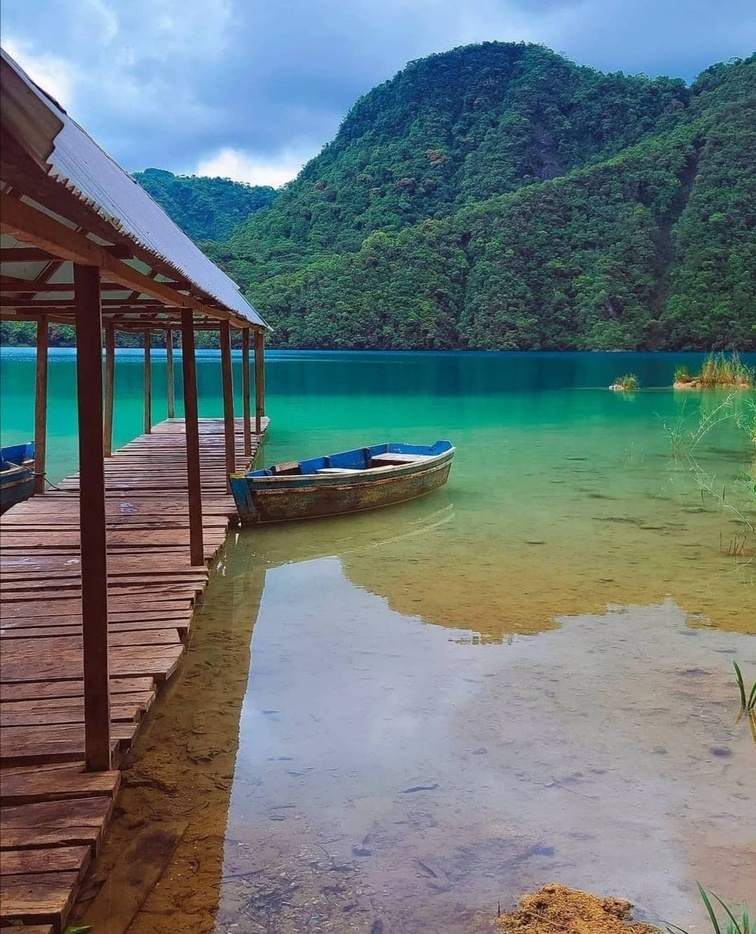
#> input picture Lab2/laguna.jpeg, 756 x 934 px, shrunk from 1080 x 1335 before the run
$ jupyter execute 'Lab 2.ipynb'   (older library calls are emulated)
#> lines starting #> are read from the running program, lines starting #| are printed output that depends on the picture; after the words box and inside, x2 and y2 are one past the last pixel; in counts of white or black regions, pixels touching at a corner belong together
#> further down, image is the input picture: shape (934, 756, 3); mean R, G, B 103.1, 117.2, 119.5
Nombre: Pablo César Méndez Rodas
Carnet: 22006487
Text Mining & Image Recognition, sección L
PAPD - Tercer trimestre 2023

# LABORATORIO #2

[cell 1]
import cv2
import numpy as np
import pandas as pd
import matplotlib.pyplot as plt
from mpl_toolkits.mplot3d import Axes3D

## Problema 1

[cell 2]
def plot_grayscale_image_3d(image):
    # Dimension de imagenes
    height, width = image.shape
#> height = 934; width = 756

    # Coordenadas x y y
    x = np.arange(0, width)
#> x = 756 values from 0 to 755
    y = np.arange(0, height)
#> y = 934 values from 0 to 933
    X, Y = np.meshgrid(x, y)

    # Aplanamos la imagen y creamos el eje Z
    Z = image.flatten()

    # Creamos la figura 3D
    fig = plt.figure()
    ax = fig.add_subplot(111, projection='3d')
    ax.plot_surface(X, Y, image, cmap='gray')
    ax.set_xlabel('X')
    ax.set_ylabel('Y')
    ax.set_zlabel('Intensity')
    plt.show()
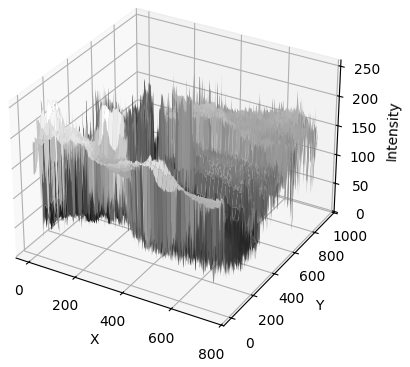
#> figure drawn by matplotlib, 1 panel

#Cargamos la imagen
image = plt.imread('laguna.jpeg')
#Convertimos a escala de grises
gray_image = np.mean(image, axis=2)
#Plotemos en 3D
plot_grayscale_image_3d(gray_image)

## Problema 2

[cell 3]
# Transformacion negativa
def negative_transform(image):
    max_value = np.max(image)
#> max_value = 255
    negative_image = max_value - image
    return negative_image

# Transformacion lineal
def linear_transform(image, slope, intercept):
    linear_image = slope * image + intercept
    return linear_image

# Transformacion logaritmica
def logarithmic_transform(image, c):
#> called with c = 1
    logarithmic_image = c * np.log(1 + image)
    return logarithmic_image

# Transformacion exponencial
def exponential_transform(image, c):
#> called with c = 1
    exponential_image = c * np.exp(image)
    return exponential_image


image = plt.imread('laguna.jpeg')
gray_image = np.mean(image, axis=2)

# Aplicamos transformaciones
negative_image = negative_transform(gray_image)
linear_image = linear_transform(gray_image, slope=1, intercept=0)
logarithmic_image = logarithmic_transform(gray_image, c=1)
exponential_image = exponential_transform(gray_image, c=1)

# Ploteamos
plt.subplot(2, 3, 1), plt.imshow(image), plt.title('Original')
plt.subplot(2, 3, 2), plt.imshow(gray_image, cmap='gray'), plt.title('Original gris')
plt.subplot(2, 3, 3), plt.imshow(negative_image, cmap='gray'), plt.title('Negativa')
plt.subplot(2, 3, 4), plt.imshow(linear_image, cmap='gray'), plt.title('Lineal')
plt.subplot(2, 3, 5), plt.imshow(logarithmic_image, cmap='gray'), plt.title('Logaritmica')
plt.subplot(2, 3, 6), plt.imshow(exponential_image, cmap='gray'), plt.title('Exponencial')
plt.tight_layout()
plt.show()
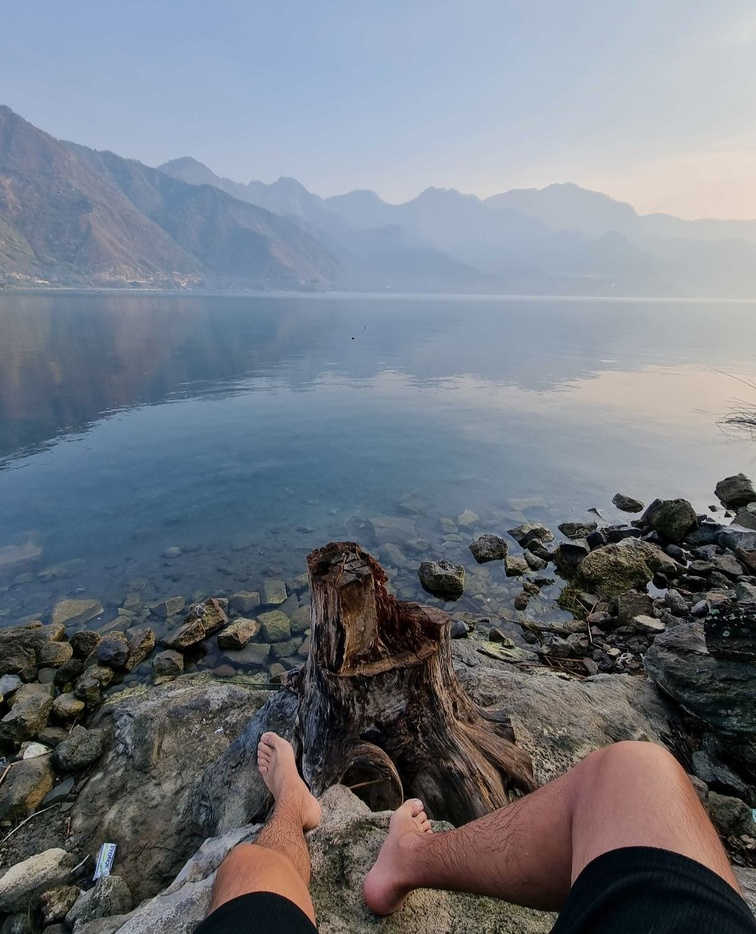
#> input picture Lab2/lago.jpg, 756 x 934 px, shrunk from 1080 x 1335 before the run
#> further down, image2 is the input picture: shape (934, 756, 3); mean B, G, R 129.6, 120.5, 114.7

## Problema 3

[cell 4]
def operaciones(image1, image2):
    # Escala de grises
    gray_image1 = cv2.cvtColor(image1, cv2.COLOR_BGR2GRAY)
    gray_image2 = cv2.cvtColor(image2, cv2.COLOR_BGR2GRAY)

    # Binarizando las imagenes
    _, binarized_image1 = cv2.threshold(gray_image1, 128, 255, cv2.THRESH_BINARY)
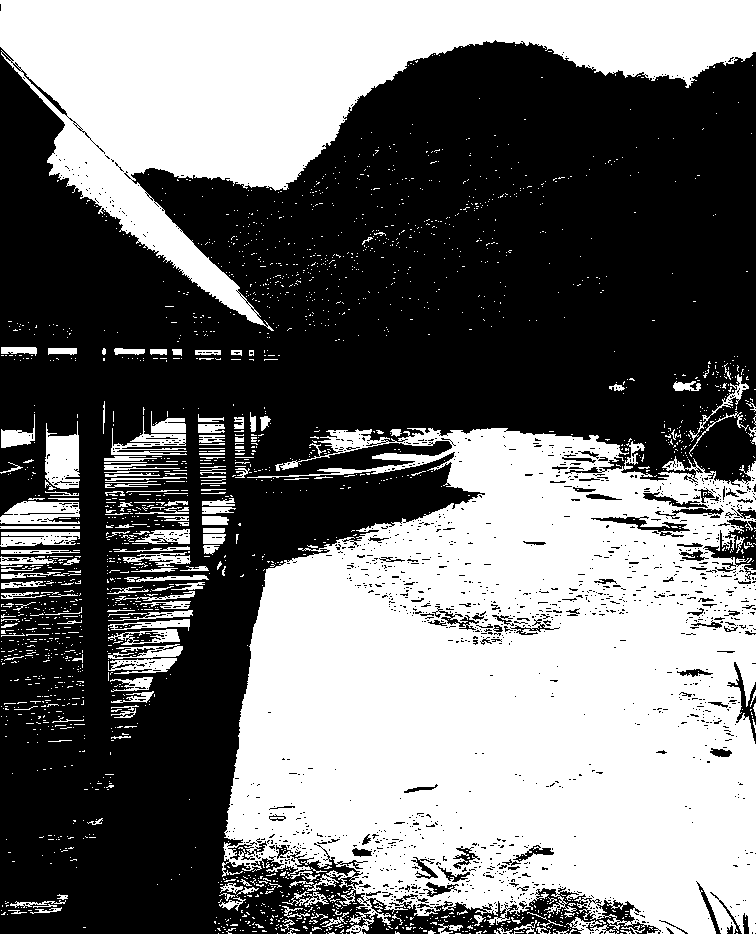
#> binarized_image1: shape (934, 756); 45.3% white; 2141 white regions (1945 under 20 px), largest, box (x1, y1, x2, y2) and area: (222, 428, 756, 934) 203795, (0, 0, 756, 331) 87968, (45, 421, 80, 489) 1654
    _, binarized_image2 = cv2.threshold(gray_image2, 128, 255, cv2.THRESH_BINARY)
#> binarized_image2: shape (934, 756); 48.2% white; 2301 white regions (2188 under 20 px), largest, box (x1, y1, x2, y2) and area: (0, 0, 756, 540) 304062, (235, 732, 434, 927) 8123, (601, 737, 738, 892) 8113

    # Operaciones
    result_sum = cv2.add(binarized_image1, binarized_image2)
#> result_sum: shape (934, 756); 75.2% white; 1846 black regions (1726 under 20 px), largest, box (x1, y1, x2, y2) and area: (0, 290, 485, 934) 145800, (0, 106, 101, 276) 7114, (444, 887, 661, 934) 3724
    result_subtract = cv2.subtract(binarized_image1, binarized_image2)
#> result_subtract: shape (934, 756); 27% white; 1796 white regions (1589 under 20 px), largest, box (x1, y1, x2, y2) and area: (224, 448, 756, 934) 160703, (45, 421, 80, 489) 1562, (275, 429, 435, 471) 1353
    result_and = cv2.bitwise_and(binarized_image1, binarized_image2)
#> result_and: shape (934, 756); 18.3% white; 2527 white regions (2424 under 20 px), largest, box (x1, y1, x2, y2) and area: (0, 0, 756, 313) 86890, (422, 428, 736, 540) 14035, (601, 737, 738, 892) 8087
    result_or = cv2.bitwise_or(binarized_image1, binarized_image2)
    result_xor = cv2.bitwise_xor(binarized_image1, binarized_image2)
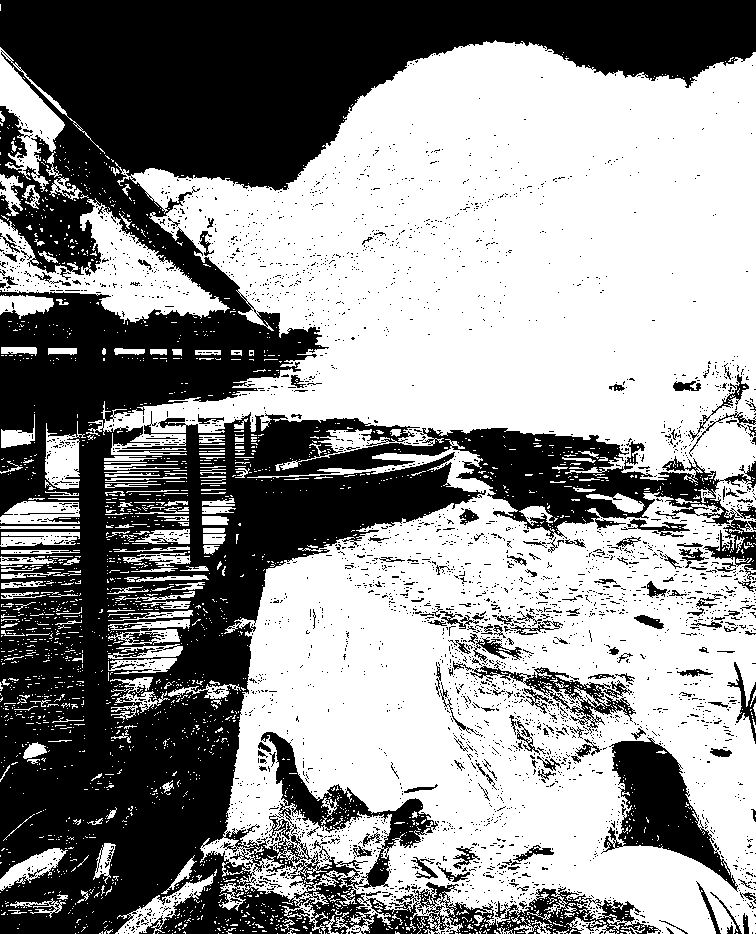
#> result_xor: shape (934, 756); 57% white; 3456 black regions (3287 under 20 px), largest, box (x1, y1, x2, y2) and area: (0, 0, 756, 934) 272770, (601, 737, 738, 892) 8088, (453, 660, 636, 734) 2318

    return result_sum, result_subtract, result_and, result_or, result_xor

# Cargamos las imagenes a color
image1 = cv2.imread('laguna.jpeg')
image2 = cv2.imread('lago.jpg')

# Utilizamos la funcion
sum_result, subtract_result, and_result, or_result, xor_result = operaciones(image1, image2)

# Guardamos los resultados
cv2.imwrite("Suma.jpg",sum_result)
cv2.imwrite('Resta.jpg', subtract_result)
cv2.imwrite('AND.jpg', and_result)
cv2.imwrite('OR.jpg', or_result)
cv2.imwrite('XOR.jpg', xor_result)

sum_result = cv2.imread("Suma.jpg")
#> sum_result: shape (934, 756, 3); min 0, max 255, mean 191.9
subtract_result = cv2.imread("Resta.jpg")
#> subtract_result: shape (934, 756, 3); min 0, max 255, mean 68.9
and_result = cv2.imread("AND.jpg")
#> and_result: shape (934, 756, 3); min 0, max 255, mean 46.6
or_result = cv2.imread("OR.jpg")
xor_result = cv2.imread("XOR.jpg")
#> xor_result: shape (934, 756, 3); min 0, max 255, mean 145.3

plt.figure(figsize=(10, 5))

plt.subplot(2, 3, 1)
plt.imshow(sum_result)
plt.title("Suma")

plt.subplot(2, 3, 2)
plt.imshow(subtract_result)
plt.title("Resta")

plt.subplot(2, 3, 3)
plt.imshow(and_result)
plt.title("AND")

plt.subplot(2, 3, 4)
plt.imshow(or_result)
plt.title("OR")

plt.subplot(2, 3, 5)
plt.imshow(xor_result)
plt.title("XOR")
plt.tight_layout()
plt.show()

## Problema 4

[cell 5]
#Cargamos la imagen
image = cv2.imread('lago.jpg', cv2.IMREAD_GRAYSCALE)
#> image: shape (934, 756); min 0, max 223, mean 119.8

#Algoritmo de CANNY
canny_edges = cv2.Canny(image, threshold1=100, threshold2=200)
#> canny_edges: shape (934, 756); 8.5% white in thin lines or dots, all inside (x1, y1, x2, y2) = (0, 104, 756, 934)

#Operador de Sobel
sobel_x = cv2.Sobel(image, cv2.CV_64F, 1, 0, ksize=3)
sobel_y = cv2.Sobel(image, cv2.CV_64F, 0, 1, ksize=3)
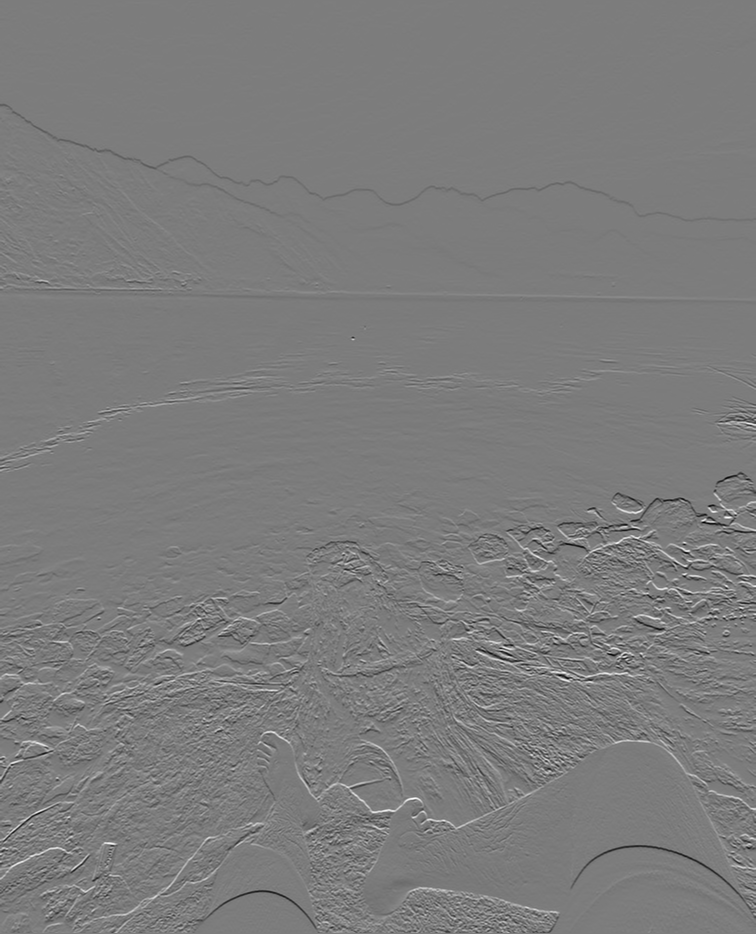
#> sobel_y: shape (934, 756) float64; min -707, max 739, mean -1; drawn with min black and max white
sobel_edges = np.sqrt(sobel_x**2 + sobel_y**2).astype(np.uint8)

#Operador Laplaciano
laplacian_edges = cv2.Laplacian(image, cv2.CV_8U)

#Mostramos resultados
plt.figure(figsize=(12, 8))

plt.subplot(2, 2, 1)
plt.imshow(image, cmap='gray')
plt.title("Imagen original")

plt.subplot(2, 2, 2)
plt.imshow(canny_edges, cmap='gray')
plt.title("Algoritmo de CANNY")

plt.subplot(2, 2, 3)
plt.imshow(sobel_edges, cmap='gray')
plt.title("Operador de Sobel")

plt.subplot(2, 2, 4)
plt.imshow(laplacian_edges, cmap='gray')
plt.title("Operador Laplaciano")

plt.tight_layout()
plt.show()

# Comparison Table
enfoques = ['Canny', 'Sobel', 'Laplaciano']
ventajas = [
    'Detecta los bordes con mucha precision y poco ruido',
    'Detectó muy bien las montañas que eran dificiles de ver',
    'Fácil de implementar y detecta cambios de intensidad'
]
desventajas = [
    'Pierde bordes',
    'Puede mostrar bordes muy pronunciados',
    'Se observa mucho ruido.'
]

comparison_table = {'Enfoques': enfoques, 'Ventajas': ventajas, 'Desventajas': desventajas}
comparison_df = pd.DataFrame(comparison_table)

comparison_df

## Problema 5

[cell 6]
#Cargamos la imagen
image = cv2.imread('lago.jpg', cv2.IMREAD_GRAYSCALE)

#Tamaños de Kernel
kernel_sizes = [3, 5, 7]

gaussian_kernel = cv2.getGaussianKernel(7, 1.5)
box_kernel = np.ones((3, 3), np.float32) / 9
sobel_kernel_x = np.array([[-1, 0, 1], [-2, 0, 2], [-1, 0, 1]])
sobel_kernel_y = np.array([[1, 2, 1], [0, 0, 0], [-1, -2, -1]])
laplacian_kernel = np.array([[0, -1, 0], [-1, 4, -1], [0, -1, 0]])
sharpening_kernel = np.array([[0, -1, 0], [-1, 5, -1], [0, -1, 0]])
embossing_kernel = np.array([[-2, -1, 0], [-1, 1, 1], [0, 1, 2]])

#Filtros de convolucion
results = {}
for size in kernel_sizes:
    gaussian_filtered = cv2.filter2D(image, -1, gaussian_kernel)
    box_filtered = cv2.filter2D(image, -1, box_kernel)
    sobel_x_filtered = cv2.filter2D(image, -1, sobel_kernel_x)
    sobel_y_filtered = cv2.filter2D(image, -1, sobel_kernel_y)
    laplacian_filtered = cv2.filter2D(image, -1, laplacian_kernel)
    sharpened = cv2.filter2D(image, -1, sharpening_kernel)
    embossed = cv2.filter2D(image, -1, embossing_kernel)

    #Guardamos resultados
    results[size] = {
        'Gaussiano': gaussian_filtered,
        'Box': box_filtered,
        'Sobel_X': sobel_x_filtered,
        'Sobel_Y': sobel_y_filtered,
        'Laplaciano': laplacian_filtered,
        'Sharpened': sharpened,
        'Embossed': embossed
    }
#> this loop made 3 passes
#> pass 1, `sobel_y_filtered = cv2.filter2D(image, -1, sobel_kernel_y)`:
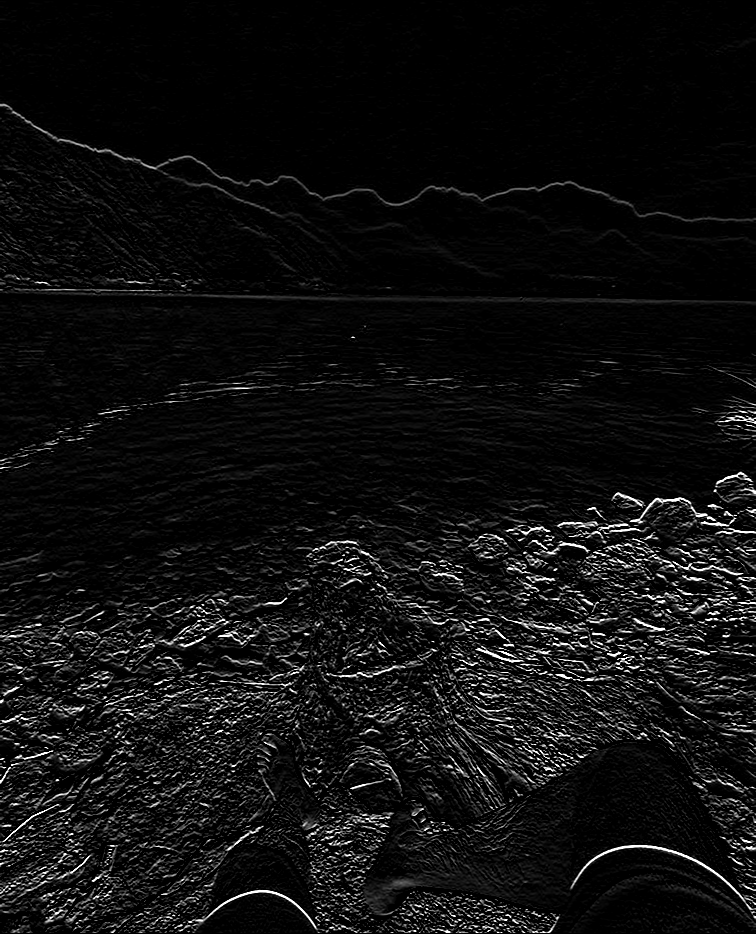
#> sobel_y_filtered: shape (934, 756); min 0, max 255, mean 15.2
#> after the loop, results = 3 items

# Display the results
subplot_columns = 7  # Number of subplots per row
subplot_rows = len(kernel_sizes) * len(results[kernel_sizes[0]]) // subplot_columns + 1
#> subplot_rows = 4

plt.figure(figsize=(15, 10))

subplot_index = 1
for size in kernel_sizes:
    for filter_name, filter_result in results[size].items():
        plt.subplot(subplot_rows, subplot_columns, subplot_index)
        plt.imshow(filter_result, cmap='gray')
        plt.title(f'{filter_name} (Size {size})')
        subplot_index += 1
#> after the loop, subplot_index = 22

plt.tight_layout()
plt.show()
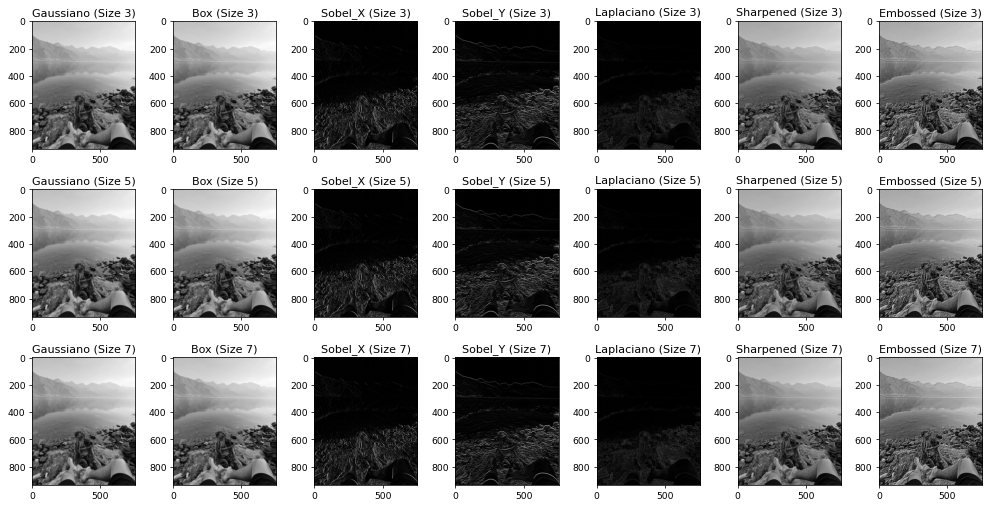
#> figure drawn by matplotlib, 21 panels
